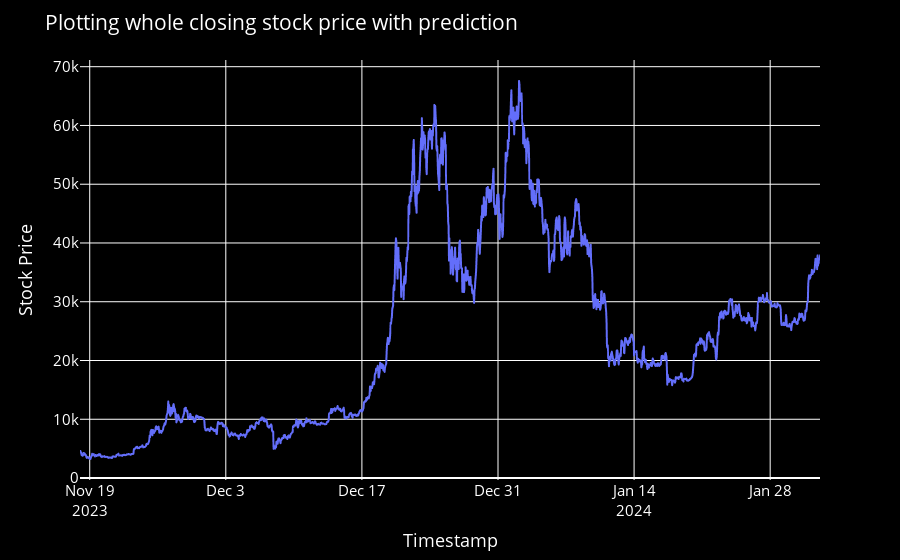

Notebook code for this chart:
### Code cell
import plotly.express as px
from itertools import cycle

# Assuming lstmdf is your DataFrame containing stock price data and lst_output is the predicted output

lstmdf = closedf.tolist()
lstmdf.extend((np.array(lst_output).reshape(-1, 1)).tolist())
lstmdf = scaler.inverse_transform(lstmdf).reshape(1, -1).tolist()[0]

# Assuming you have a timestamp associated with each data point, for example in a pandas DataFrame
# If you don't have a timestamp, you might need to create one based on your data

timestamps = pd.date_range(start='2023-11-18', periods=len(lstmdf), freq='H')

# Creating a DataFrame with timestamps and stock prices
df_plot = pd.DataFrame({'Timestamp': timestamps, 'Stock_price': lstmdf})

# Plotting the data using Plotly Express
names = cycle(['Close price'])

fig = px.line(df_plot, x='Timestamp', y='Stock_price', labels={'Stock_price': 'Stock Price', 'Timestamp': 'Timestamp'})
fig.update_layout(title_text='Plotting whole closing stock price with prediction',
                  plot_bgcolor='black', font_size=15, font_color='white', legend_title_text='Stock')
fig.update_layout({
    'plot_bgcolor': 'black',
    'paper_bgcolor': 'black'
})

fig.for_each_trace(lambda t: t.update(name=next(names)))
fig['layout']['yaxis'].update(autorange=True)
fig.update_xaxes(showgrid=True)
fig.update_yaxes(showgrid=True)
fig.show()

### Figure 1 — Plotly figure (JSON) as saved in the notebook; plotly's stock layout.template omitted (floating-point values rounded to 4 significant figures; data arrays with more than 128 entries replaced by an {"elided": "..."} marker saying what was removed)
{"data": [{"hovertemplate": "Timestamp=%{x}<br>Stock Price=%{y}<extra></extra>", "legendgroup": "", "line": {"color": "#636efa", "dash": "solid"}, "marker": {"symbol": "circle"}, "mode": "lines", "name": "Close price", "showlegend": false, "type": "scattergl", "x": {"elided": "1828 str values"}, "xaxis": "x", "y": {"elided": "1828 float values"}, "yaxis": "y"}], "layout": {"font": {"color": "white", "size": 15}, "legend": {"title": {"text": "Stock"}, "tracegroupgap": 0}, "margin": {"t": 60}, "paper_bgcolor": "black", "plot_bgcolor": "black", "title": {"text": "Plotting whole closing stock price with prediction"}, "xaxis": {"anchor": "y", "domain": [0, 1], "showgrid": true, "title": {"text": "Timestamp"}}, "yaxis": {"anchor": "x", "autorange": true, "domain": [0, 1], "showgrid": true, "title": {"text": "Stock Price"}}}}
